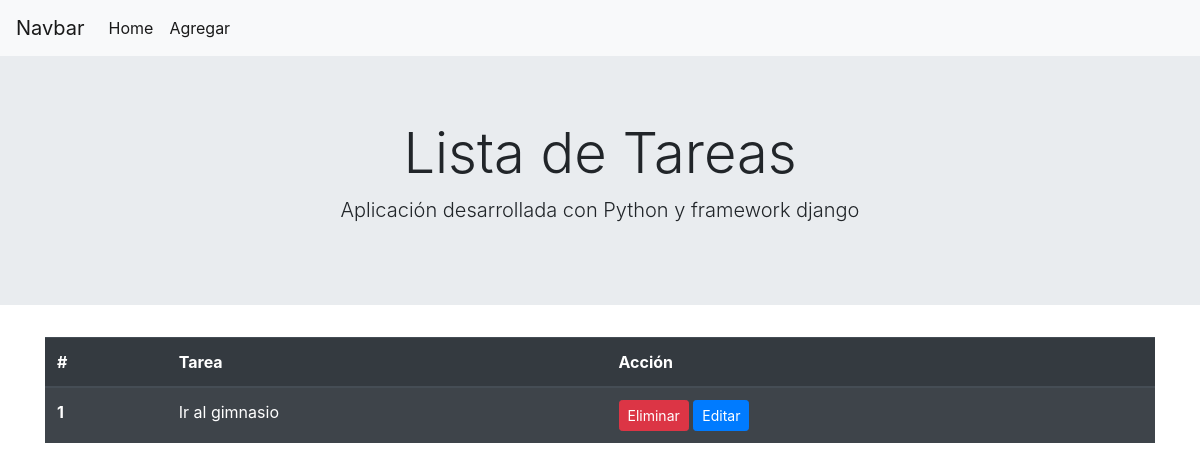
Before: / with the older database file.
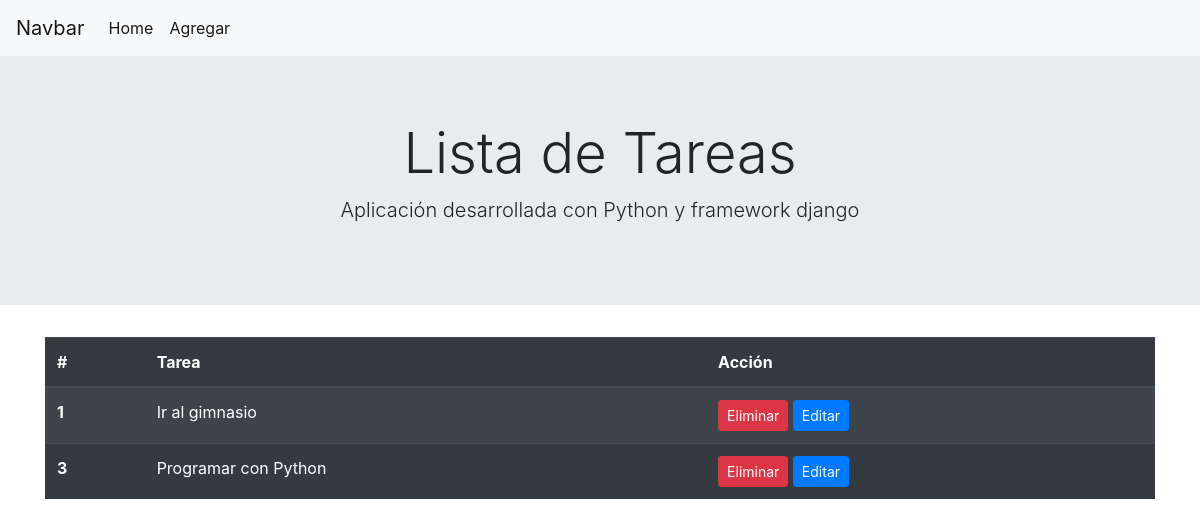
After: the same page with the newer database file.
### todo/models.py (models this page shows)
class Tarea(models.Model):
    tarea=models.CharField(max_length=100)
    def __str__(self):
        return self.tarea

### todo/views.py (the view)
# urls.py: 2. Add a URL to urlpatterns:  path('', views.home, name='home')
def home(request):
    tareas=Tarea.objects.all()
    context={'tareas':tareas}
    return render(request, 'todo/home.html',context)

### todo/Templates/todo/home.html
{% extends 'todo/layout.html' %}
{% block content %}
<div class="container">
  <table class="table table-striped table-dark">
  <thead>
    <tr>
      <th scope="col">#</th>
      <th scope="col">Tarea</th>
      <th scope="col">Acción</th>
    </tr>
  </thead>
  <tbody>
    {% for tarea in tareas %}
    <tr>
      <th scope="row">{{tarea.id}}</th>
    <td>{{tarea}}</td>
      <td>
        <a class="btn btn-danger btn-sm" href="{% url 'eliminar' tarea.id %}">Eliminar </a></button>
        <a class="btn btn-primary btn-sm" href="{% url 'editar' tarea.id %}"> Editar
      </td>
    </tr>
    {% endfor %}
  </tbody>
</table>
{%  endblock %}

### todo/Templates/todo/layout.html (shortened to what this page needs)
<!doctype html>
<html lang="es" dir="">
  <head>
    <link rel="stylesheet" href="https://cdn.jsdelivr.net/npm/bootstrap@4.6.2/dist/css/bootstrap.min.css">
  </head>
  <body>
    <nav class="navbar navbar-expand-lg navbar-light bg-light">
  <a class="navbar-brand" href="#">Navbar</a>
  <div class="collapse navbar-collapse" id="navbarNav">
    <ul class="navbar-nav">
      <li class="nav-item ">
        <a class="nav-link active" href="{% url 'home'%}">Home</a>
      </li>
      <li class="nav-item">
        <a class="nav-link active" href="{% url 'agregar'%}">Agregar</a>
      </li>
    </ul>
  </div>
</nav>
<div class="jumbotron jumbotron-fluid">
  <div class="container text-center">
    <h1 class="display-4">Lista de Tareas </h1>
    <p class="lead">Aplicación desarrollada con Python y framework django</p>
  </div>
</div>
    {% block content %}
    {% endblock %}
  </body>
</html>

Changed rows visible on the page:
added Tarea: id "3", tarea "Programar con Python"
